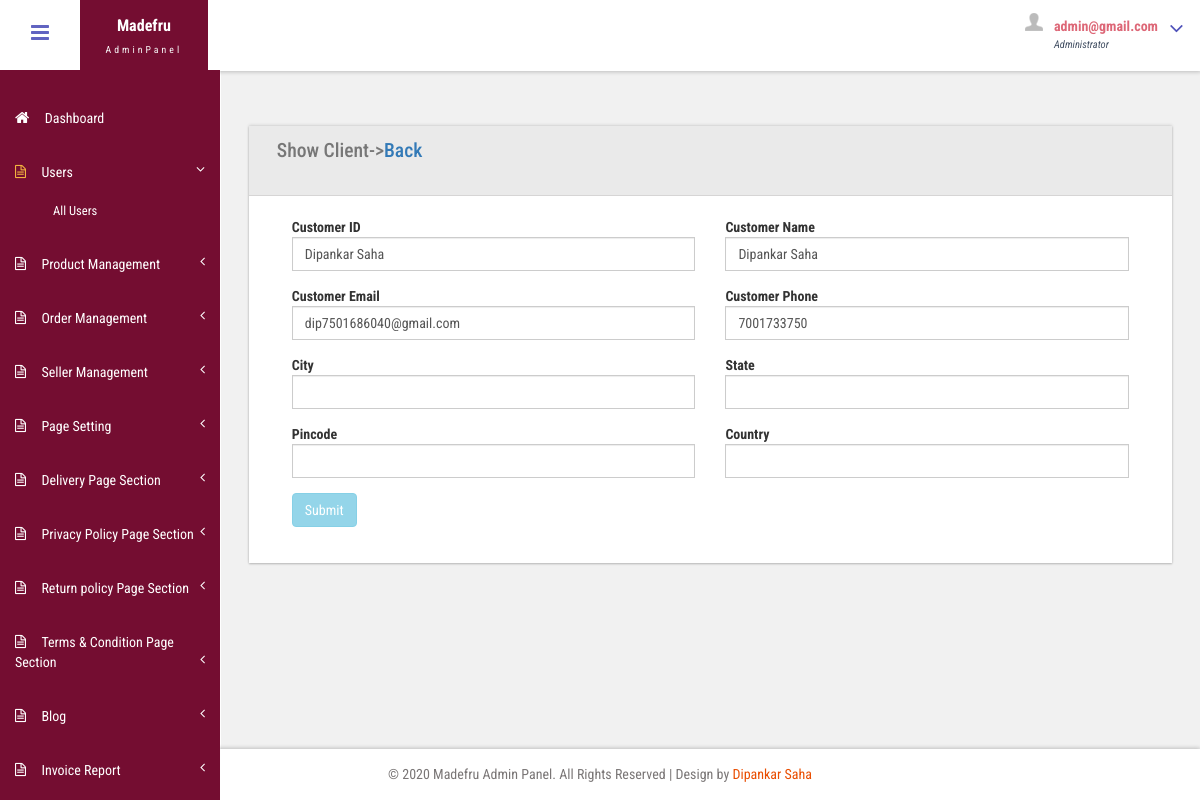
The page /admin/edit_client.php?id=USERMADEFRU143 (signed in) on the database its author committed.
### tables this page shows
CREATE TABLE `user` (
  `id` int(11) NOT NULL,
  `user_id` varchar(100) NOT NULL,
  `name` varchar(200) DEFAULT NULL,
  `fname` varchar(50) DEFAULT NULL,
  `lname` varchar(50) DEFAULT NULL,
  `dob` date DEFAULT NULL,
  `email` varchar(200) NOT NULL,
  `address` varchar(500) DEFAULT NULL,
  `city` varchar(100) DEFAULT NULL,
  `state` varchar(200) DEFAULT NULL,
  `pincode` varchar(100) DEFAULT NULL,
  `phone` varchar(50) NOT NULL,
  `password` varchar(100) NOT NULL,
  `date_of_creation` date DEFAULT NULL,
  `time_of_creation` time DEFAULT NULL,
  `refered_by` varchar(100) DEFAULT NULL,
  `country` varchar(300) DEFAULT NULL,
  `gender` varchar(10) DEFAULT NULL
);

### admin/edit_client.php (the view, shortened to what this page needs)
<?php
$id=$_REQUEST['id'];include('header.php');
?>
			<div id="page-wrapper">
			<div class="main-page">
					<div class="tables">
					<div id="col-md-12">
					<div class="form-grids row widget-shadow" data-example-id="basic-forms">
						<div class="form-title">
							<h4>Show Client-><a href="client.php">Back</a></h4>
						</div>
						<div class="form-body">
<?php
$sq="select * from user where user_id='".$id."' order by id";
$r=mysqli_query($con,$sq);
while($row=mysqli_fetch_array($r)){
	$name=ucfirst($row['name']);
$mob1=$row['phone'];
$city=$row['city'];
$state=$row['state'];
$pin=$row['pincode'];
$email=$row['email'];
$country=$row['country'];
}
?>	<form method="post" data-toggle="validator" enctype="multipart/form-data" action="edit_product_success.php">
							<div class="form-group">
										<div class="col-md-6">
						<label>Customer ID</label>
							<input type="text" class="form-control" placeholder="Full Name" name="pname" value="<?php echo $name; ?>" size="30" required>
							</div>
									<div class="col-md-6">
						<label>Customer Name</label>
							<input type="text" class="form-control" placeholder="Full Name" name="pname" value="<?php echo $name; ?>" size="30" required>
							</div>
																	<div class="clearfix"></div>
																		</div>
							<div class="form-group">
										<div class="col-md-6">
						<label>Customer Email</label>
							<input type="text" class="form-control" placeholder="Full Name" name="pname" value="<?php echo $email; ?>" size="30" required>
							</div>
									<div class="col-md-6">
						<label>Customer Phone</label>
							<input type="text" class="form-control" placeholder="Full Name" name="pname" value="<?php echo $mob1; ?>" size="30" required>
							</div>
																	<div class="clearfix"></div>
																		</div>
		<div class="form-group has-feedback">
											<div class="col-md-6">
						<label>City</label>
										<input type="text" class="form-control" pattern="[0-9]+" value="<?php echo $city; ?>" name="price" size="30" required>
						</div>
						<div class="col-md-6">
						<label>State</label>
										<input type="text" class="form-control" pattern="[0-9]+" value="<?php echo $state; ?>" name="price" size="30" required>
						</div>
																	<div class="clearfix"></div>
																		</div>
	<div class="form-group has-feedback">
											<div class="col-md-6">
						<label>Pincode</label>
										<input type="text" class="form-control" pattern="[0-9]+" value="<?php echo $pin; ?>" name="price" size="30" required>
						</div>
						<div class="col-md-6">
						<label>Country</label>
										<input type="text" class="form-control" pattern="[0-9]+" value="<?php echo $country; ?>" name="price" size="30" required>
						</div>
																	<div class="clearfix"></div>
																		</div>
		<div class="form-group">
																		<div class="col-md-6">
				<input type="submit" class="btn btn-info" name="sub" value="Submit">
				</div>
																<div class="clearfix"></div>
				</div>
							</div>
						</div>
				</div></div>
			</div></div>
		<?php
		include('footer.php');
		?>

### admin/css/style.css (style rules this page uses)
h4, h5, h6, h1, h2, h3 { margin: 0; }
html, body { font-family: 'Roboto Condensed', sans-serif; font-size: 100%; overflow-x: hidden; background: #fff; font-size:14px; }
h1,h2,h3,h4,h5,h6 { margin:0; }
ul,label { margin:0; padding:0; }
.cbp-spmenu-push { overflow-x: hidden; position: relative; }
.cbp-spmenu, .cbp-spmenu-push { -webkit-transition: all 0.3s ease; -moz-transition: all 0.3s ease; transition: all 0.3s ease; }
.cbp-spmenu-push div#page-wrapper { margin: 0em 0 0 15.77em; transition:.5s all; -webkit-transition:.5s all; -moz-transition:.5s all; }
.charts,.row { margin: 2em 0 0; }
.widget-shadow { background-color: #fff; box-shadow: 0 -1px 3px rgba(0,0,0,.12),0 1px 2px rgba(0,0,0,.24); -webkit-box-shadow: 0 -1px 3px rgba(0,0,0,.12),0 1px 2px rgba(0,0,0,.24); -moz-box-shadow: 0 -1px 3px rgba(0,0,0,.12),0 1px 2px rgba(0,0,0,.24); }
.tables h4 { font-size: 1.4em; margin-bottom: 1em; color: #777777; }
.form-title { padding: 1em 2em; background-color: #EAEAEA; border-bottom: 1px solid #D6D5D5; }
.form-body { padding: 1.5em 2em; }
.form-control { border-radius: inherit; }

### admin/css/custom.css (style rules this page uses)
#page-wrapper { padding:7em 2em 2.5em; background-color: #F1F1F1; }

### rows shown on the page
user: pname "Dipankar Saha", pname "dip7501686040@gmail.com", pname "7001733750"

### other values the page prints
$name "admin@gmail.com"
